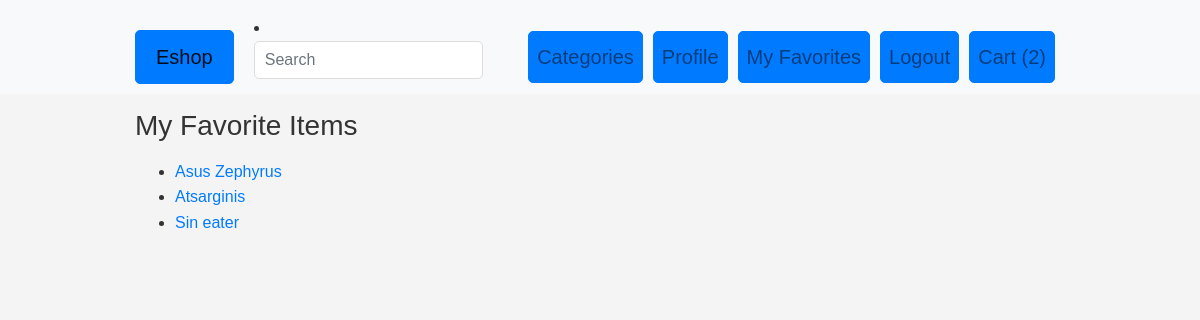
Screenshot of /my-favorites/ (signed in) with the database file from the repository.
### eshopas_app/models.py (models this page shows, shortened)
class Cart(models.Model):
    user = models.OneToOneField(User, on_delete=models.CASCADE)

class Product(models.Model):
    product_id = models.IntegerField(default=0)
    name = models.CharField(max_length=100)
    price = models.DecimalField(max_digits=10, decimal_places=2)
    category = models.ForeignKey(Category, on_delete=models.CASCADE, default=1)
    image = models.ImageField(upload_to='product_images/', blank=True, null=True)
    thumbnail = ImageSpecField(source='image', processors=[ResizeToFill(150, 200)], format='JPEG', options={'quality': 90})
    is_featured = models.BooleanField(default=True)
    stock = models.PositiveIntegerField(default=0)
    description = models.TextField(blank=True)
    favorites = models.ManyToManyField(User, related_name='favorites', blank=True)

### eshopas_app/views.py (the view)
# urls.py: path('my-favorites/', views.my_favorites_view, name='my_favorites'),
@login_required
def my_favorites_view(request):
    user = request.user
    if user.is_authenticated:
        favorite_products = user.favorites.all()
    else:
        favorite_products = []
    context = {
        'favorite_products': favorite_products
    }
    return render(request, 'my_favorites.html', context)

### eshopas_app/templates/my_favorites.html (shortened to what this page needs)
{% extends 'base.html' %}
{% load static %}
{% load myfilters %}
{% block content %}
  <h1>My Favorite Items</h1>
  <ul>
    {% for product in favorite_products %}
      <li><a href="{% url 'product_detail' product.id %}">{{ product.name }}</a></li>
    {% empty %}
      <li>No favorite items added.</li>
    {% endfor %}
  </ul>
{% endblock %}

### eshopas_app/templates/base.html (shortened to what this page needs)
<!DOCTYPE html>
{% load static %}
{% load cart_tags %}
{% load myfilters %}
<html lang="en">
<head>
    <link rel="stylesheet" href="https://stackpath.bootstrapcdn.com/bootstrap/4.1.3/css/bootstrap.min.css">
    <link rel="stylesheet" type="text/css" href="{% static 'css/styles.css' %}">
</head>
<body>
<nav class="navbar navbar-expand-lg navbar-light bg-light">
    <div class="container">
        <a class="navbar-brand btn btn-primary" href="/">Eshop</a>
        <li>
            <form action="{% url 'search' %}" method="get" class="form-inline my-2 my-md-0">
                <input name="query" class="form-control" type="text" placeholder="Search">
            </form>
        </li>
        <div class="collapse navbar-collapse" id="navbarNavAltMarkup">
            <div class="navbar-nav ml-auto">
                <a class="nav-item nav-link btn btn-primary" href="/category/">Categories</a>
                {% if user.is_authenticated %}
                    <a class="nav-item nav-link btn btn-primary" href="/profile/">Profile</a>
                    <a class="nav-item nav-link btn btn-primary" href="/my-favorites/">My Favorites</a>
                    <a class="nav-item nav-link btn btn-primary" href="/logout/">Logout</a>
                    {% if request.user.cart %}
                        <a class="nav-item nav-link btn btn-primary cart-link" href="/cart-detail/">
                            Cart ({{ request.user.cart.cartitem_set.count }})
                        </a>
                    {% else %}
                        <a class="nav-item nav-link btn btn-primary cart-link" href="/cart-detail/">
                            Cart (0)
                        </a>
                    {% endif %}
                {% else %}
                    <a class="nav-item nav-link btn btn-primary" href="{% url 'login' %}">Login</a>
                    <a class="nav-item nav-link btn btn-primary" href="/register/">Register</a>
                {% endif %}
            </div>
        </div>
    </div>
</nav>
<div class="container">
    {% block content %}
    {% endblock %}
</div>
</body>
</html>

### static/css/styles.css (style rules this page uses)
body { font-family: Arial, sans-serif; line-height: 1.6; color: #333; background-color: #f4f4f4; margin: 0; padding: 0; }
.container { width: 80%; margin: auto; overflow: hidden; }
h1 { font-size: 28px; line-height: 1.6; margin: 10px 0; }
form { margin: 20px 0; }
form input[type="text"], form input[type="email"], form textarea { width: 100%; padding: 10px; border-radius: 5px; border: 1px solid #ddd; }
.btn { border-radius: 5px; padding: 8px 16px; font-size: 16px; text-align: center; text-decoration: none; cursor: pointer; transition: background-color 0.3s ease; }
.btn-primary { color: #ffffff; background-color: #007bff; border-color: #007bff; }
.navbar { padding: 10px 0; }
.navbar-brand { margin-right: 20px; }
.navbar-nav .btn { margin-right: 10px; }
.cart-link { position: relative; }
a.btn-primary { font-size: 20px; margin-top: 20px; padding: 10px 20px; text-decoration: none; background-color: #007bff; color: #fff; border-radius: 5px; }

### rows the page displays
Product: name "Asus Zephyrus"
Product: name "Atsarginis"
Product: name "Sin eater"

### other values shown
{{ request.user.cart.cartitem_set.count }} "2"
